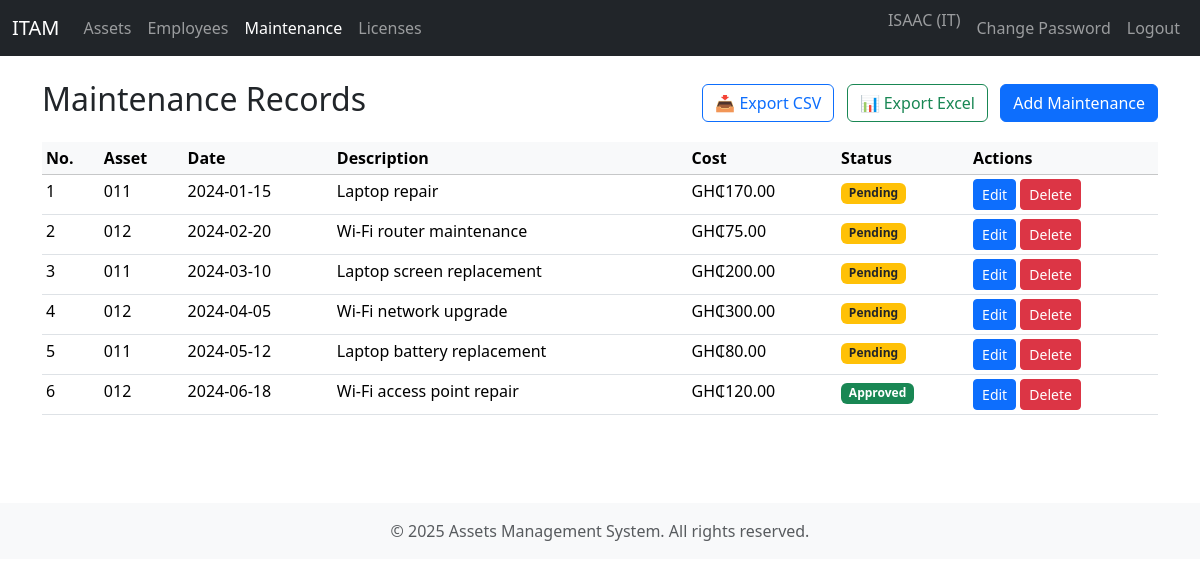
Screenshot of /maintenance (signed in) with the database file from the repository.
### app/models.py (models this page shows, shortened)
class User(UserMixin, db.Model):
    id = db.Column(db.Integer, primary_key=True)
    username = db.Column(db.String(120), unique=True, nullable=False)
    email = db.Column(db.String(120), unique=True, nullable=False)
    password_hash = db.Column(db.String(128), nullable=False)
    role = db.Column(db.String(20), nullable=False, default="Employee")

class Maintenance(db.Model):
    id = db.Column(db.Integer, primary_key=True)
    asset_id = db.Column(db.Integer, db.ForeignKey("asset.id"))
    date = db.Column(db.Date, default=datetime.utcnow)
    description = db.Column(db.Text)
    cost = db.Column(db.Float)
    status = db.Column(db.String(20), default="Pending")
    approved_by = db.Column(db.Integer, db.ForeignKey("user.id"), nullable=True)
    approved_at = db.Column(db.DateTime, nullable=True)

class Asset(db.Model):
    id = db.Column(db.Integer, primary_key=True)
    asset_id = db.Column(db.String(64), unique=True, nullable=False)
    asset_type = db.Column(db.String(120))
    brand = db.Column(db.String(120))
    model = db.Column(db.String(120))
    serial_no = db.Column(db.String(120))
    purchase_date = db.Column(db.Date)
    warranty_expiry = db.Column(db.Date)
    status = db.Column(db.String(50))
    notes = db.Column(db.Text)
    assigned_to = db.Column(db.Integer, db.ForeignKey("employee.id"))
    maintenances = db.relationship("Maintenance", backref="asset", lazy=True)

### app/routes.py (the view)
@main.route("/maintenance")
@login_required
@role_required("Admin", "IT", "Manager")
def maintenance_list():
    maintenances = Maintenance.query.order_by(Maintenance.date.asc()).all()
    return render_template("maintenance/list.html", maintenances=maintenances)

### app/models.py (called while the page is built)
@login_manager.user_loader
def load_user(user_id):
    return User.query.get(int(user_id))

### app/routes.py (called while the page is built)
def role_required(*roles):
    def decorator(f):
        @wraps(f)
        def wrapped(*args, **kwargs):
            if not current_user.is_authenticated:
                return redirect(url_for("main.login"))
            if current_user.role not in roles:
                flash("Access denied", "danger")
                return redirect(url_for("main.dashboard"))
            return f(*args, **kwargs)
        return wrapped
    return decorator

### app/templates/maintenance/list.html (shortened to what this page needs)
{% extends 'base.html' %}
{% block content %}
<div class="d-flex justify-content-between align-items-center mb-3">
  <h2>Maintenance Records</h2>
  <div>
    {% if current_user.role in ['Admin', 'IT', 'Manager'] %}
      <a href="{{ url_for('main.export_maintenance_csv') }}" class="btn btn-outline-primary me-2">📥 Export CSV</a>
      <a href="{{ url_for('main.export_maintenance_excel') }}" class="btn btn-outline-success me-2">📊 Export Excel</a>
    {% endif %}
    {% if current_user.role in ['Admin', 'IT'] %}
      <a href="{{ url_for('main.maintenance_new') }}" class="btn btn-primary">Add Maintenance</a>
    {% endif %}
  </div>
</div>
<table class="table table-sm table-hover">
  <thead class="table-light"><tr><th>No.</th><th>Asset</th><th>Date</th><th>Description</th><th>Cost</th><th>Status</th>{% if current_user.role in ['Admin', 'IT'] %}<th>Actions</th>{% endif %}</tr></thead>
  <tbody>
  {% for m in maintenances %}<tr><td>{{ loop.index }}</td><td>{{ m.asset.asset_id if m.asset else '' }}</td><td>{{ m.date }}</td><td>{{ m.description }}</td><td>{{ m.cost|ghs }}</td>
  <td>{% if m.status == 'Approved' %}<span class="badge bg-success">Approved</span>{% else %}<span class="badge bg-warning text-dark">Pending</span>{% endif %}</td>
  {% if current_user.role in ['Admin', 'IT'] %}
    <td>
      <a href="{{ url_for('main.maintenance_edit', mid=m.id) }}" class="btn btn-sm btn-primary">Edit</a>
      <form method="post" style="display:inline-block" onsubmit="return confirm('Delete maintenance?');">
        <button type="submit" formaction="{{ url_for('main.maintenance_delete', mid=m.id) }}" class="btn btn-sm btn-danger">Delete</button>
      </form>
    </td>
  {% endif %}
  </tr>{% endfor %}
  </tbody>
</table>
{% endblock %}

### app/templates/base.html (shortened to what this page needs)
<!DOCTYPE html>
<html lang="en">
<head>
  <link href="https://cdn.jsdelivr.net/npm/bootstrap@5.3.2/dist/css/bootstrap.min.css" rel="stylesheet">
  <link rel="stylesheet" href="https://cdnjs.cloudflare.com/ajax/libs/font-awesome/6.4.0/css/all.min.css">
</head>
<body>
<nav class="navbar navbar-expand-lg navbar-dark bg-dark">
  <div class="container-fluid">
    <a class="navbar-brand" href="{{ url_for('main.dashboard') }}">ITAM</a>
    <div class="collapse navbar-collapse" id="navbarsExample07">
      <ul class="navbar-nav me-auto mb-2 mb-lg-0">
        {% if current_user.is_authenticated %}
          {% if current_user.role in ['Admin', 'IT', 'Manager'] %}
            <li class="nav-item"><a class="nav-link {% if request.endpoint == 'main.assets' %}active{% endif %}" href="{{ url_for('main.assets') }}">Assets</a></li>
            <li class="nav-item"><a class="nav-link {% if request.endpoint == 'main.employees' %}active{% endif %}" href="{{ url_for('main.employees') }}">Employees</a></li>
            <li class="nav-item"><a class="nav-link {% if request.endpoint == 'main.maintenance_list' %}active{% endif %}" href="{{ url_for('main.maintenance_list') }}">Maintenance</a></li>
            <li class="nav-item"><a class="nav-link {% if request.endpoint == 'main.licenses' %}active{% endif %}" href="{{ url_for('main.licenses') }}">Licenses</a></li>
          {% endif %}
        {% endif %}
      </ul>
      <ul class="navbar-nav mb-2 mb-lg-0">
        {% if current_user.is_authenticated %}
          <li class="nav-item"><span class="navbar-text me-2">{{ current_user.username }} ({{ current_user.role }})</span></li>
          <li class="nav-item"><a class="nav-link" href="{{ url_for('main.change_password') }}">Change Password</a></li>
          <li class="nav-item"><a class="nav-link" href="{{ url_for('main.logout') }}">Logout</a></li>
        {% else %}
          <li class="nav-item"><a class="nav-link" href="{{ url_for('main.login') }}">Login</a></li>
        {% endif %}
      </ul>
    </div>
  </div>
</nav>
<div class="container py-4">
  {% block content %}{% endblock %}
</div>
<footer class="bg-light py-3 mt-5">
  <div class="container text-center text-muted">
    <div class="row">
      <div class="col-12">
        <p class="mb-0">&copy; 2025 Assets Management System. All rights reserved.</p>
      </div>
    </div>
  </div>
</footer>
</body>
</html>

### rows the page displays
User: username "ISAAC", role "IT"
Maintenance: asset "011", date "2024-01-15", description "Laptop repair", cost|ghs "GH₵170.00", shows "Pending"
Maintenance: asset "012", date "2024-02-20", description "Wi-Fi router maintenance", cost|ghs "GH₵75.00", shows "Pending"
Maintenance: asset "011", date "2024-03-10", description "Laptop screen replacement", cost|ghs "GH₵200.00", shows "Pending"
Maintenance: asset "012", date "2024-04-05", description "Wi-Fi network upgrade", cost|ghs "GH₵300.00", shows "Pending"
Maintenance: asset "011", date "2024-05-12", description "Laptop battery replacement", cost|ghs "GH₵80.00", shows "Pending"
Maintenance: asset "012", date "2024-06-18", description "Wi-Fi access point repair", cost|ghs "GH₵120.00", status "Approved"
